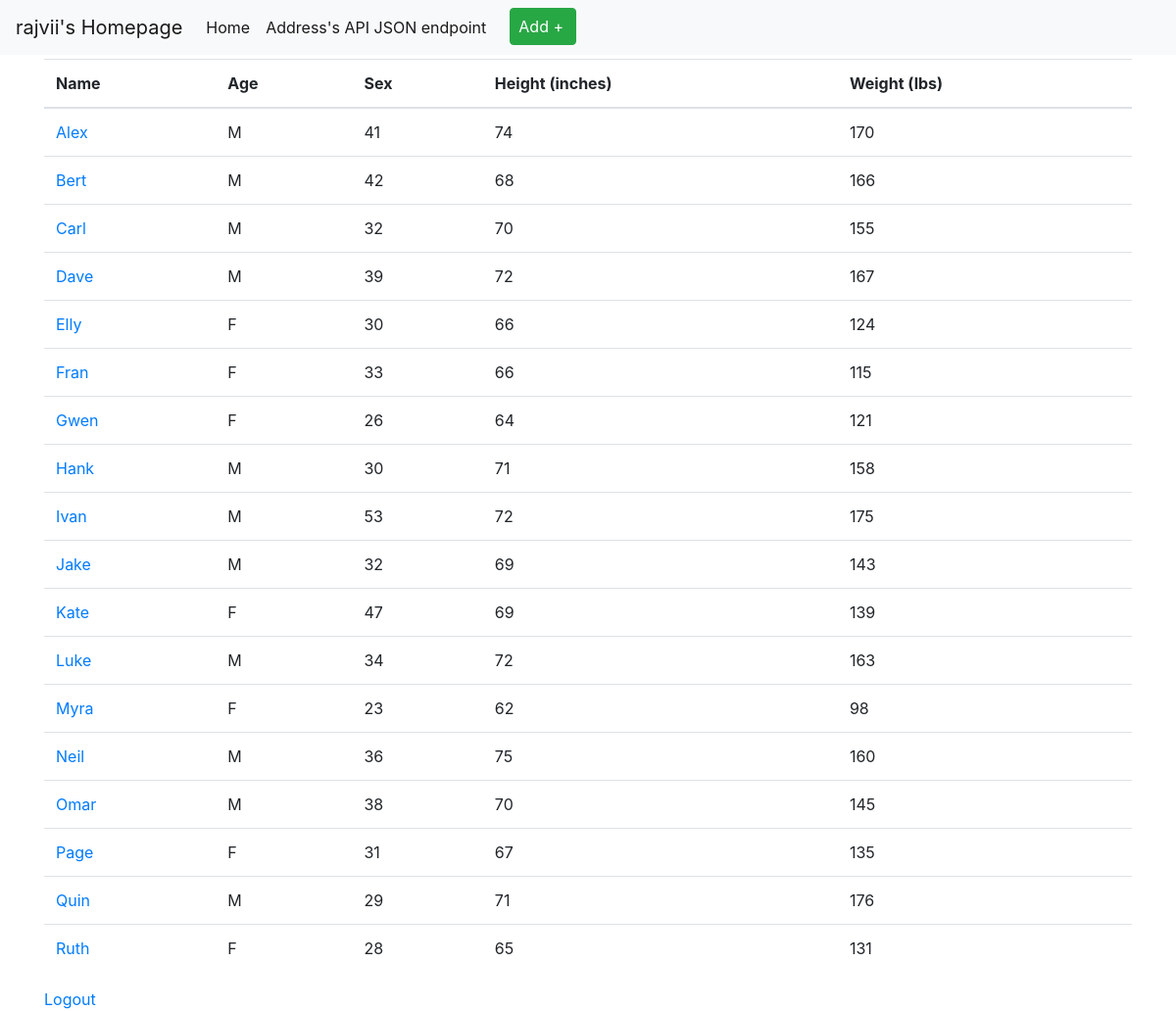
The app's page / (signed in) with its own data.
### tables this page shows
CREATE TABLE biostat (
	id INTEGER NOT NULL, 
	names VARCHAR(20) NOT NULL, 
	sex VARCHAR(3) NOT NULL, 
	age INTEGER NOT NULL, 
	height_in INTEGER NOT NULL, 
	weight_lbs INTEGER NOT NULL, 
	PRIMARY KEY (id)
);

### appl/routes.py (the view)
@routes_in_routes.route('/', methods=['GET'])
@login_required
def index():
    from appl.models import Biostat
    user = {'username': 'Biostat Project'}
    biostat = Biostat.query.order_by(Biostat.id)
    return render_template('index.html', title='Home', user=user, biostat=biostat)

### appl/routes.py (called while the page is built)
def login_required(f):
    @wraps(f)
    def decorated_function(*args, **kwargs):
        if session.get('email') is None:
            return redirect(url_for('routes_in_routes.get_email'), code=302)
        return f(*args, **kwargs)
    return decorated_function

### templates/index.html
{% extends "layout.html" %}
{% block content %}
<table class="table">
    <thead>
    <tr>
        <th scope="col">Name</th>
        <th scope="col">Age</th>
        <th scope="col">Sex</th>
        <th scope="col">Height (inches)</th>
        <th scope="col">Weight (lbs)</th>
    </tr>
    </thead>
    <tbody>
    {% for val in biostat %}
    <tr>
        <td><a href="view/{{val.id}}">{{ val.names }}</a></td>
        <td>{{ val.sex }}</td>
        <td>{{ val.age }}</td>
        <td>{{ val.height_in }}</td>
        <td>{{ val.weight_lbs }}</td>
    </tr>
    {% endfor %}
    </tbody>
</table>
    <a href="{{ url_for('routes_in_routes.delete_email') }}">Logout</a>
{% endblock %}

### templates/layout.html (shortened to what this page needs)
<!doctype html>
<html lang="en">
<head>
    <link href="https://stackpath.bootstrapcdn.com/bootstrap/4.4.1/css/bootstrap.min.css"
 rel="stylesheet">
<head>
 <body>
<nav class="navbar navbar-expand-lg navbar-light bg-light mb-1">
  <a class="navbar-brand" href="#">{% if user %}{{ session['email'] }}'s Homepage{% else %}
    <title>Welcome to My Homepage</title>
    {% endif %}</a>
  <div class="collapse navbar-collapse" id="navbarNavDropdown">
    <ul class="navbar-nav">
        <li class="nav-item active">
            <a class="nav-link" href="/">Home <span class="sr-only">(current)</span></a>
        </li>
        <li class="nav-item active">
            <a class="nav-link" href="/api/v1/biostat">Address's API JSON endpoint <span class="sr-only">(current)</span></a>
        </li>
        <li class="nav-item active">
            <a class="btn btn-success pl-2 lr-2 ml-3" href="/biostat/new">Add +<span class="sr-only">(current)</span></a>
        </li>
    </ul>
  </div>
</nav>
<main class="container" role="main">
    {% block content %}
    {% endblock %}
</main>
</body>
</html>

### records on screen
biostat: names "Alex", sex "M", age "41", height_in "74", weight_lbs "170"
biostat: names "Bert", sex "M", age "42", height_in "68", weight_lbs "166"
biostat: names "Carl", sex "M", age "32", height_in "70", weight_lbs "155"
biostat: names "Dave", sex "M", age "39", height_in "72", weight_lbs "167"
biostat: names "Elly", sex "F", age "30", height_in "66", weight_lbs "124"
biostat: names "Fran", sex "F", age "33", height_in "66", weight_lbs "115"
biostat: names "Gwen", sex "F", age "26", height_in "64", weight_lbs "121"
biostat: names "Hank", sex "M", age "30", height_in "71", weight_lbs "158"
biostat: names "Ivan", sex "M", age "53", height_in "72", weight_lbs "175"
biostat: names "Jake", sex "M", age "32", height_in "69", weight_lbs "143"
biostat: names "Kate", sex "F", age "47", height_in "69", weight_lbs "139"
biostat: names "Luke", sex "M", age "34", height_in "72", weight_lbs "163"
biostat: names "Myra", sex "F", age "23", height_in "62", weight_lbs "98"
biostat: names "Neil", sex "M", age "36", height_in "75", weight_lbs "160"
biostat: names "Omar", sex "M", age "38", height_in "70", weight_lbs "145"
biostat: names "Page", sex "F", age "31", height_in "67", weight_lbs "135"
biostat: names "Quin", sex "M", age "29", height_in "71", weight_lbs "176"
biostat: names "Ruth", sex "F", age "28", height_in "65", weight_lbs "131"

### other values on screen
{{ session['email'] }} "rajvii"
